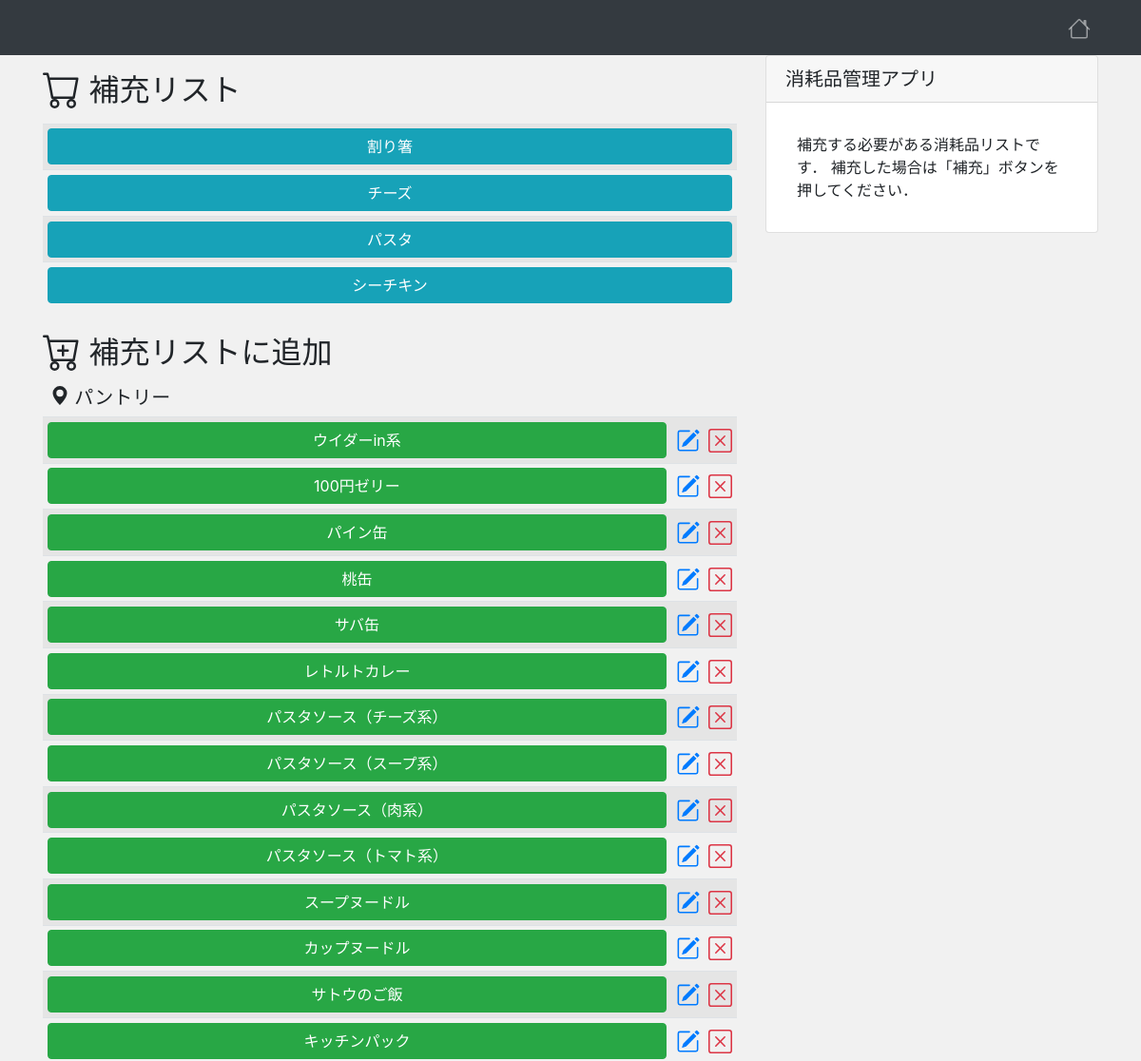
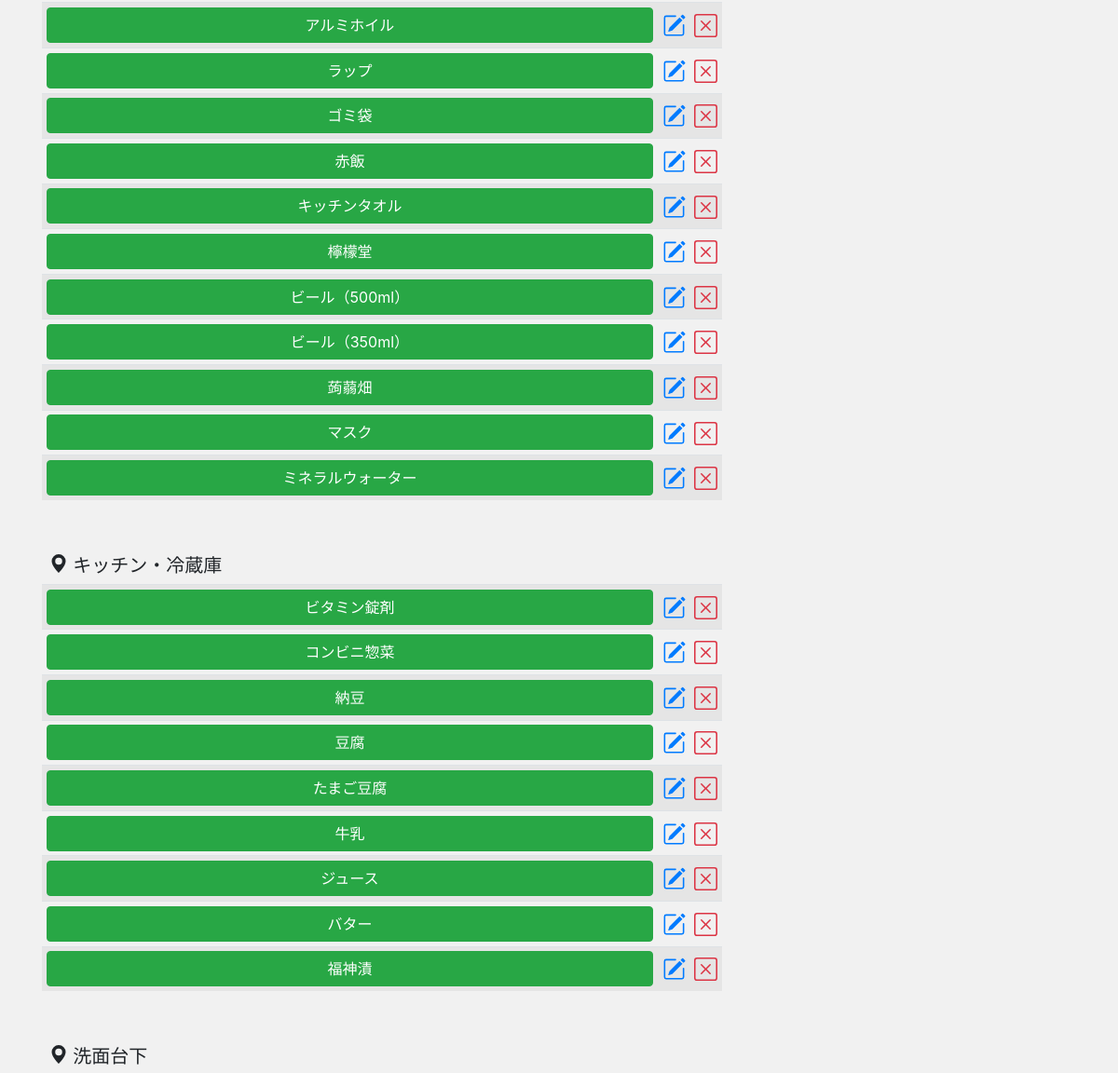
The page / (signed in, upper part) on the database as committed earlier (2 pictures, top to bottom).
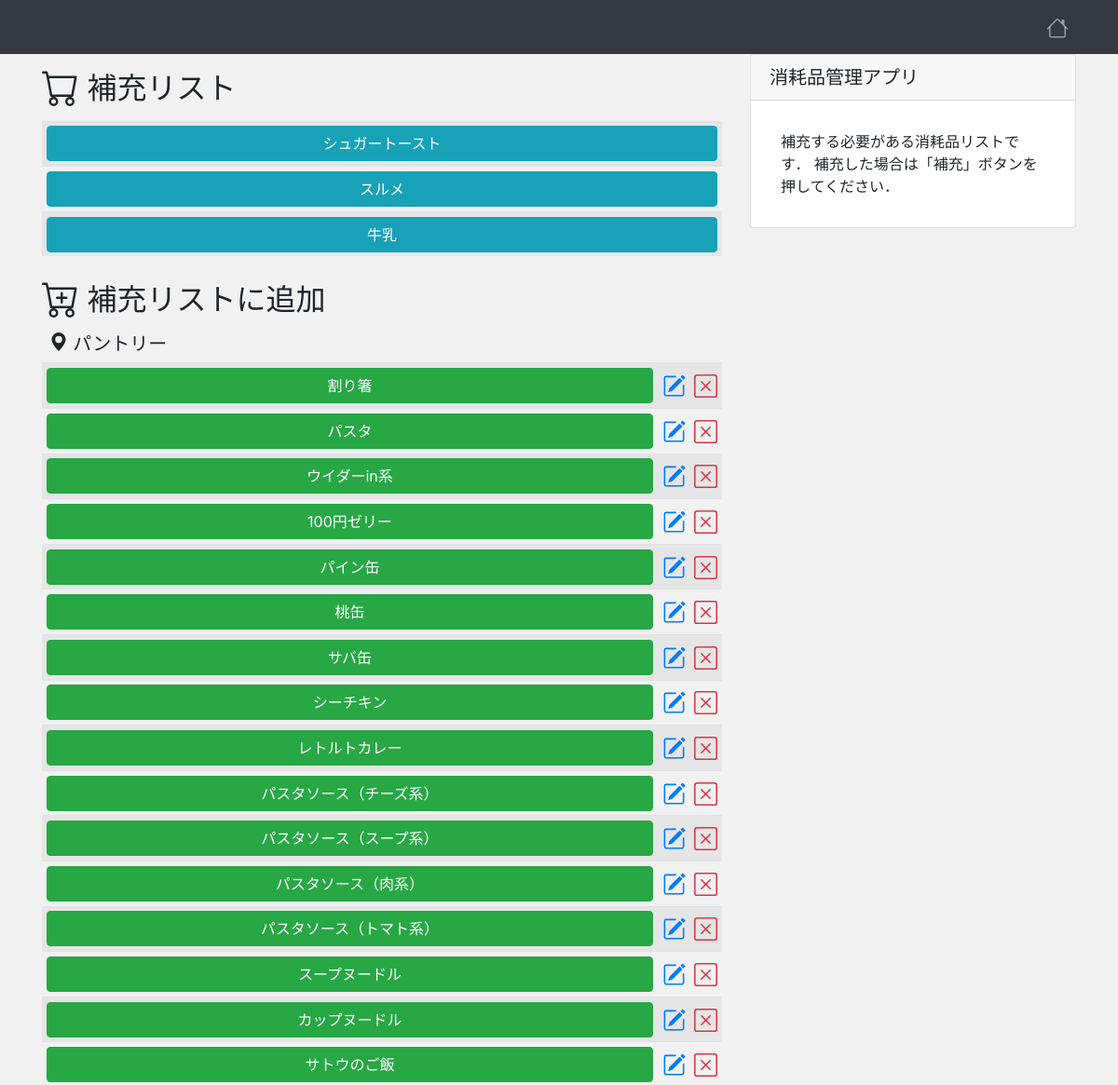
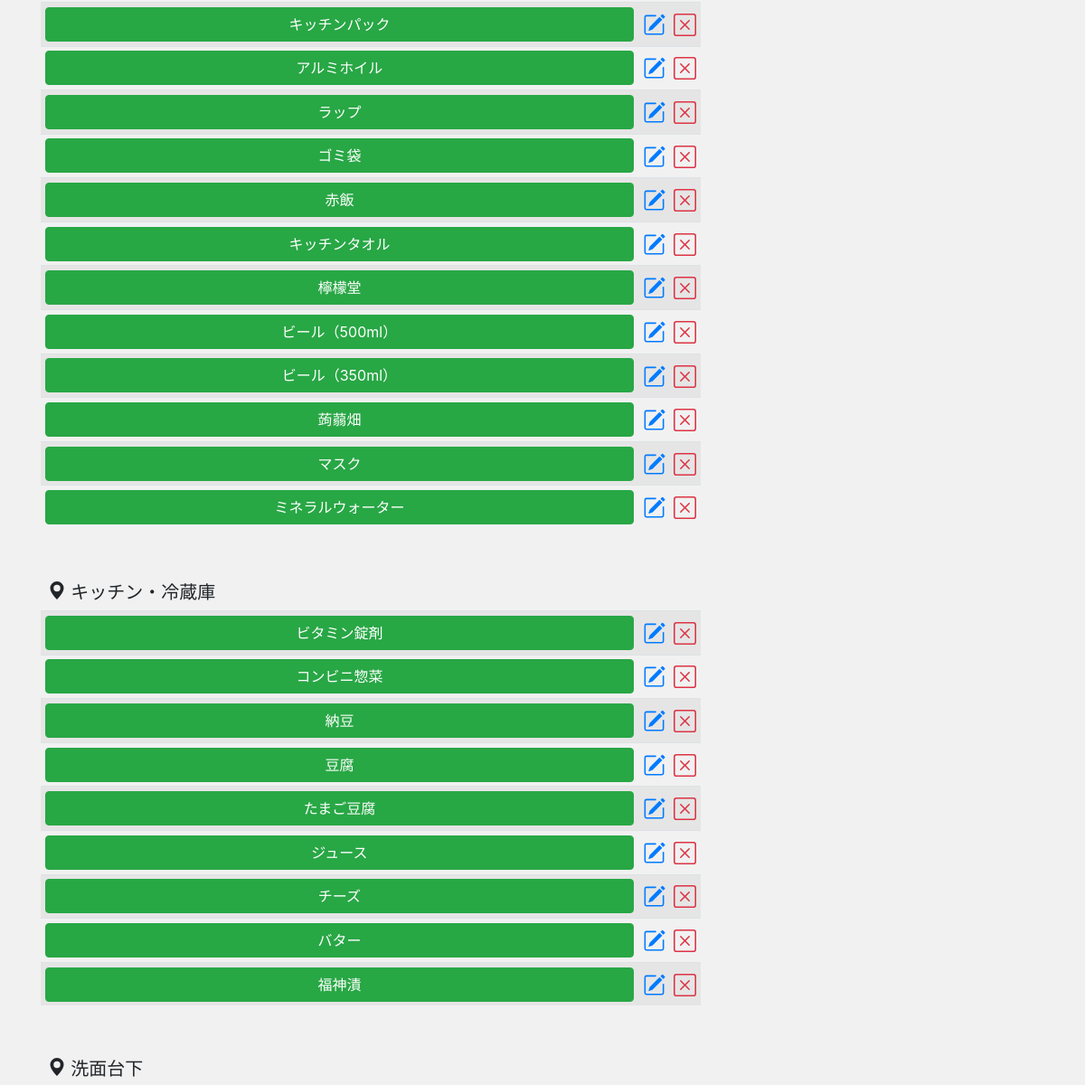
The same page on the database as committed later (2 pictures, top to bottom).
### app/models.py (models this page shows, shortened)
class Item(models.Model):
    registerer = models.ForeignKey(settings.AUTH_USER_MODEL, on_delete=models.CASCADE)
    item = models.CharField("品目", max_length=100)
    place = models.IntegerField(choices=PLACES)
    need = models.BooleanField(verbose_name='補充が必要か',  default=False)
    memo = models.TextField("備考", blank=True)
    created = models.DateTimeField("作成日", default=timezone.now)

### app/views.py (the view)
# urls.py: path('', views.IndexView.as_view(), name='index'),
class IndexView(LoginRequiredMixin, View):
    def get(self, request, *args, **kwargs):
        item_data = Item.objects.order_by('-id')
        isexist_need = False
        for item in item_data:
            if item.need:
                isexist_need = True
                break
        PLACES = (
            (1, 'パントリー'),
            (2, 'キッチン・冷蔵庫'),
            (3, '洗面台下'),
            (4, 'トイレ'),
            (5, 'リビング・たんす'),
            (6, '下駄箱'),
            (7, 'その他'),
        )
        return render(request, 'app/index.html', {
            'item_data': item_data,
            'isexist_need': isexist_need,
            'PLACES': PLACES
        })

### app/templates/app/index.html (shortened to what this page needs)
{% extends "app/base.html" %}
{% block content %}
<div class="row mt-0 mb-4">
    <div class="col-md-8">
        <h2 class="mt-3 mb-3">
          補充リスト
        </h2>
            <div class="card-body p-0">
                {% if isexist_need %}
                <table class="table table-striped text-center table-sm align-middle">
                    <tbody>
                        {% for item in item_data %}
                        {% if item.need %}
                        <tr>
                             <th class="align-middle" style="width:100%;">
                                <a class="btn btn-info" style="width:100%;" href="{% url 'restock' item.id %}">
                                {{ item.item }}
                                </a>
                            </th>
                        </tr>
                        {% endif %}
                        {% endfor %}
                    </tbody>
                </table>
                {% else %}
                <div class="my-4 mx-4">
                    <h5>補充が必要なものはありません！</h5>
                </div>
                {% endif %}
            </div>
        <h2 class="mt-4 mb-3">  補充リストに追加
        </h2>
        <div class="mb-4 pt-0">
        {% for place in PLACES %}
            <div class="card-body px-0 pt-0">
                <h5 class="my-2 ml-2">
                    <svg style="vertical-align: top;" xmlns="http://www.w3.org/2000/svg" width="20" height="20" fill="currentColor" class="bi bi-geo-alt-fill" viewBox="0 0 16 16">
                    <path d="M8 16s6-5.686 6-10A6 6 0 0 0 2 6c0 4.314 6 10 6 10zm0-7a3 3 0 1 1 0-6 3 3 0 0 1 0 6z"/>
                    </svg>
                    {{ place.1}}
                </h5>
                <table class="table table-striped text-center table-sm">
                    <tbody>
                        {% for item in item_data %}
                        {% if not item.need %}
                        {% if item.place == place.0 %}
                        <tr>
                            <th class="align-middle" style="width:100%;">
                                <a class="btn btn-success" style="width:100%;" href="{% url 'addlist' item.id %}">
                                  {{ item.item }}
                                </a>
                            </th>
                            <th class="align-middle"><a href="{% url 'edit' item.id %}"></a></th>
                            <th class="align-middle"><a href="{% url 'delete' item.id %}" class="text-danger"></a></th>
                        </tr>
                        {% endif %}
                        {% endif %}
                        {% endfor %}
                    </tbody>
                </table>
            </div>
        {% endfor %}
        </div>
    </div>
    <div class="col-md-4">
        <div class="card">
            <h5 class="card-header">消耗品管理アプリ</h5>
            <div class="card-body">
                <p class="mb-0">
                    補充する必要がある消耗品リストです．
                    補充した場合は「補充」ボタンを押してください．
                </p>
            </div>
        </div>
    </div>
</div>
{% endblock %}

Rows that differ between the two databases and show on the page:
added Item: item "シュガートースト", shown under "補充リスト"
added Item: item "スルメ", shown under "補充リスト"
changed Item "牛乳": moves from the list under "キッチン・冷蔵庫" to the list under "補充リスト"
changed Item "割り箸": moves from the list under "補充リスト" to the list under "パントリー"
changed Item "パスタ": moves from the list under "補充リスト" to the list under "パントリー"
changed Item "シーチキン": moves from the list under "補充リスト" to the list under "パントリー"
changed Item "チーズ": moves from the list under "補充リスト" to the list under "キッチン・冷蔵庫"
